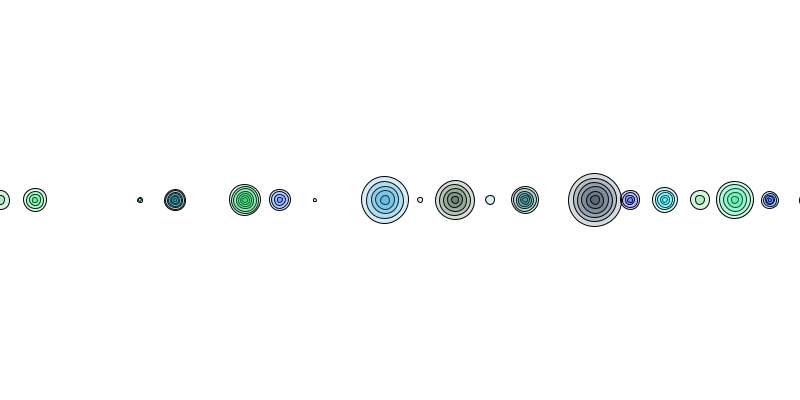
Frame 1 (no input)
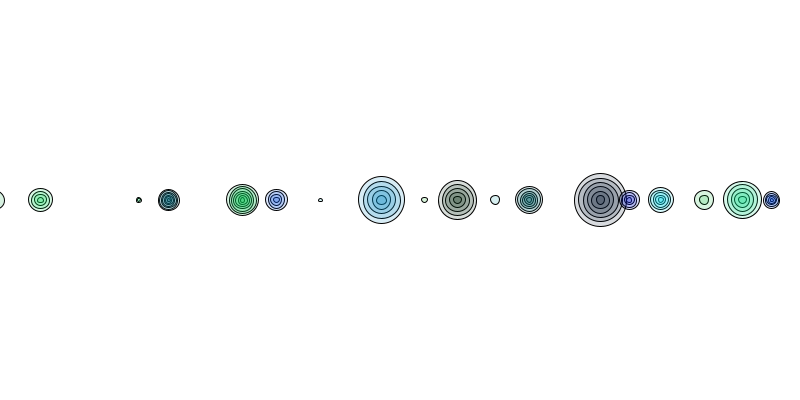
Frame 60 (the mouse pressed at the canvas centre just before this capture)
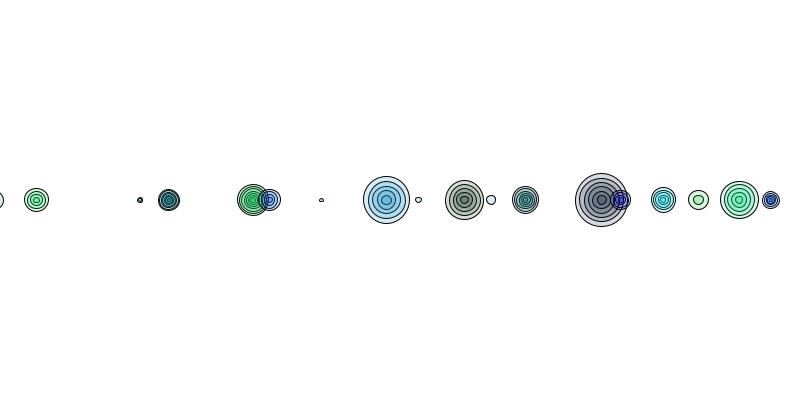
Frame 120 (the mouse held since frame 60 and released just before this capture)

The Processing sketch that drew these frames (run headless with seeded random() and noise(); from frame 60 on, the mouse is pressed at the canvas centre):

// Processing sketch: Base2
// ── Base2.pde
//PASO 1: crear el array de objetos de la clase "Modulo"
Modulo [] misAnillos = new Modulo[100];

void setup() {
  size(800, 400);
  //PASO 2: rellenar el array con objetos Modulo
  for (int i=0; i<misAnillos.length; i++) {
    //                        color             ,posX,posY,tamano        ,nAnillos
    misAnillos[i] = new Modulo(color(0, random(255), random(255), 40), 35*i, 200, random(10,40), int(random(1,10)));
  }
}

void draw() {
  background(255);
  
  //PASO 3: dibujar el array
  for (int i=0; i<misAnillos.length; i++) {
    misAnillos[i].dibuja();
    misAnillos[i].tirita();
    
  }
}

// ── Modulo.pde
//clase basica
class Modulo {
  //variables de la clase
  float posX, posY;
  float tam;
  color col;
  int nRepeticiones;

  //constructor
  Modulo(color c, float x, float y, float t, int n) {
    posX = x;
    posY = y;
    tam = t;
    col = c; //aca asigno "c" (que viene desde fuera) a "col", que es mi variable de la clase
    nRepeticiones = n;
  }

  //metodos
  void dibuja() {
    noFill();
    fill(col); //aca ocupo mi variable col
    for(int i=0;i<nRepeticiones;i++){
      ellipse(posX, posY, tam/4 *i , tam/4 *i );
    }
    
  }
  void tirita() {
    posX += random(-1, 1);
  }
}
